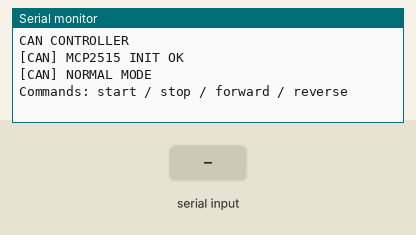
A sketch run on a simulated Arduino Uno, built with avr-gcc and run on an emulated ATmega328P. On the bench: the last lines printed to the serial monitor. The test bench sets the inputs (shaded band).

Above: at 1.2 s.
1.3 s: "start\n" received over Serial
At 1.7 s:
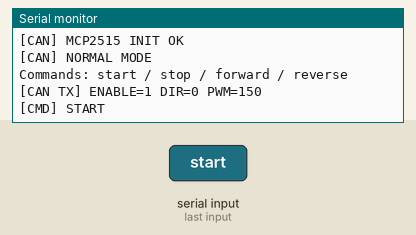
2.8 s: "stop\n" received over Serial
At 4.0 s:
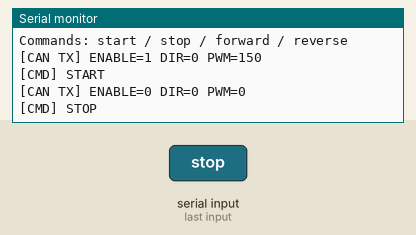
4.3 s: "forward\n" received over Serial
At 5.2 s:
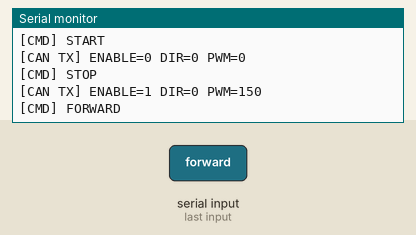
5.8 s: "reverse\n" received over Serial
At 6.3 s:
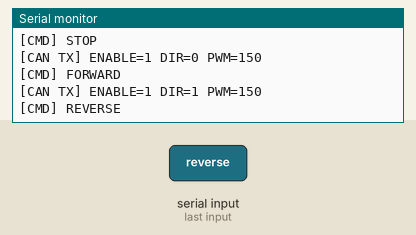
7.3 s: "1\n" received over Serial
At 8.5 s:
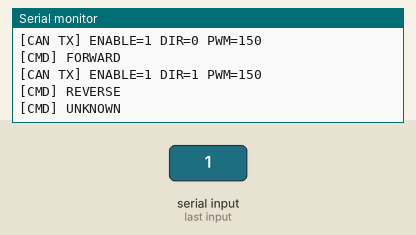

The sketch:

can_controller.ino
```cpp
#include <SPI.h>
#include <mcp_can.h>

#define CAN_CS 10

MCP_CAN CAN(CAN_CS);

#define DEFAULT_PWM 150

void sendMotorCommand(byte enable, byte direction, byte pwm)
{
  byte data[3];

  data[0] = enable;
  data[1] = direction;
  data[2] = pwm;

  byte result = CAN.sendMsgBuf(
    0x100,
    0,
    3,
    data
  );

  if (result == CAN_OK)
  {
    Serial.print("[CAN TX] ");

    Serial.print("ENABLE=");
    Serial.print(enable);

    Serial.print(" DIR=");
    Serial.print(direction);

    Serial.print(" PWM=");
    Serial.println(pwm);
  }
  else
  {
    Serial.println("[CAN] TX ERROR");
  }
}

void setup()
{
  Serial.begin(115200);

  Serial.println("CAN CONTROLLER");

  if (CAN.begin(MCP_ANY, CAN_500KBPS, MCP_8MHZ) == CAN_OK)
  {
    Serial.println("[CAN] MCP2515 INIT OK");
  }
  else
  {
    Serial.println("[CAN] MCP2515 INIT FAIL");
    while (1);
  }

  CAN.setMode(MCP_NORMAL);

  Serial.println("[CAN] NORMAL MODE");
  Serial.println("Commands: start / stop / forward / reverse");
}

void loop()
{
  if (Serial.available())
  {
    String command = Serial.readStringUntil('\n');
    command.trim();
    command.toLowerCase();

    if (command == "start")
    {
      sendMotorCommand(1, 0, DEFAULT_PWM);
      Serial.println("[CMD] START");
    }

    else if (command == "stop")
    {
      sendMotorCommand(0, 0, 0);
      Serial.println("[CMD] STOP");
    }

    else if (command == "forward")
    {
      sendMotorCommand(1, 0, DEFAULT_PWM);
      Serial.println("[CMD] FORWARD");
    }

    else if (command == "reverse")
    {
      sendMotorCommand(1, 1, DEFAULT_PWM);
      Serial.println("[CMD] REVERSE");
    }

    else
    {
      Serial.println("[CMD] UNKNOWN");
    }
  }
}
```

Measured:
- after the input at 1.3 s, the serial monitor: prints a new line at once (image 1)
- after the input at 2.8 s, the serial monitor: prints a new line at once (image 2)
- after the input at 4.3 s, the serial monitor: prints a new line at once (image 3)
- after the input at 5.8 s, the serial monitor: prints a new line at once (image 4)
- after the input at 7.3 s, the serial monitor: prints a new line at once (image 5)
